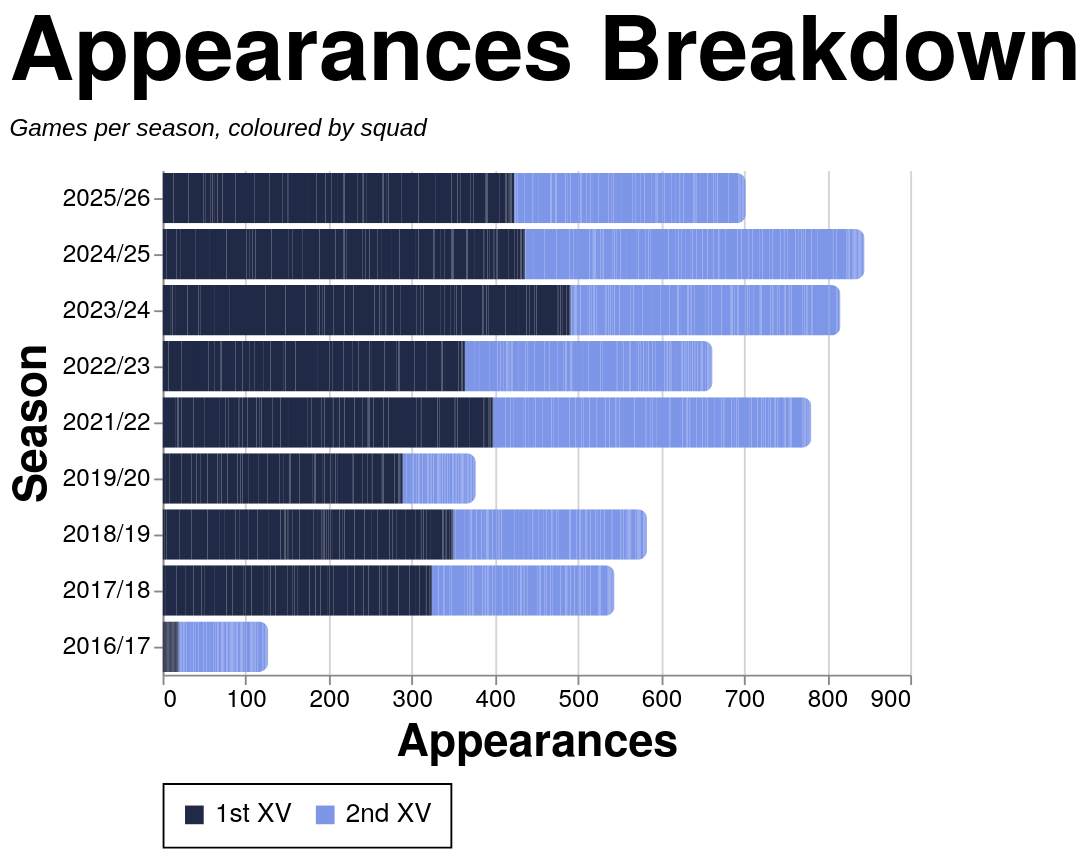

The specification (Vega-Lite) saved for this image:
### Vega-Lite specification from a JSON file in a GitHub repository (floating-point values rounded to 4 significant figures; data arrays with more than 128 entries replaced by an {"elided": "..."} marker saying what was removed)
{"config": {"axis": {"labelFont": "PT Sans Narrow, Helvetica Neue, Helvetica, Arial, sans-serif", "titleFont": "PT Sans Narrow, Helvetica Neue, Helvetica, Arial, sans-serif", "labelFontSize": 13, "titleFontSize": 24, "gridColor": "#202947", "gridOpacity": 0.2, "zindex": 1}, "text": {"font": "Lato, sans-serif"}, "bar": {"cornerRadiusEnd": 5}, "header": {"labelFont": "PT Sans Narrow, Helvetica Neue, Helvetica, Arial, sans-serif", "titleFont": "PT Sans Narrow, Helvetica Neue, Helvetica, Arial, sans-serif", "labelFontSize": 24, "titleFontSize": 28, "labelFontWeight": "bold", "orient": "left"}, "legend": {"labelFont": "PT Sans Narrow, Helvetica Neue, Helvetica, Arial, sans-serif", "titleFont": "PT Sans Narrow, Helvetica Neue, Helvetica, Arial, sans-serif", "labelFontSize": 14, "titleFontSize": 16, "titlePadding": 5, "fillColor": "white", "strokeColor": "black", "padding": 10, "titleFontWeight": "lighter", "titleFontStyle": "italic", "titleColor": "gray", "offset": 10}, "title": {"font": "PT Sans Narrow, Helvetica Neue, Helvetica, Arial, sans-serif", "fontSize": 48, "fontWeight": "bold", "anchor": "start", "align": "center", "titlePadding": 20, "subtitlePadding": 10, "subtitleFontSize": 13, "subtitleColor": "", "subtitleFontStyle": "italic", "offset": 15, "color": "black"}, "axisX": {"labelAngle": 0}, "facet": {"title": null, "header": null, "align": {"row": "each", "column": "each"}, "spacing": 10}, "resolve": {"scale": {"y": "independent", "facet": "independent"}}, "background": "transparent", "scale": {"offsetBandPaddingOuter": 0.2, "offsetBandPaddingInner": 0.1}, "view": {"stroke": null, "background": "transparent"}}, "data": {"name": "data-17d3f4be944da2f605506dd0337ac8d6"}, "mark": {"type": "bar"}, "encoding": {"color": {"field": "color_value", "legend": {"orient": "bottom", "title": null}, "scale": {"domain": ["1st XV", "2nd XV"], "range": ["#202946", "#7d96e8"]}, "sort": {"field": "sum(apps)", "op": "sum", "order": "descending"}, "type": "nominal"}, "tooltip": [{"field": "player", "title": "Player", "type": "nominal"}, {"field": "season", "title": "Season", "type": "nominal"}, {"field": "color_value", "title": "Group", "type": "nominal"}, {"aggregate": "sum", "field": "apps", "title": "Appearances", "type": "quantitative"}], "x": {"aggregate": "sum", "field": "apps", "title": "Appearances", "type": "quantitative"}, "y": {"field": "season", "sort": {"field": "season_sort", "op": "max", "order": "descending"}, "title": "Season", "type": "nominal"}}, "height": {"step": 30}, "title": {"text": "Appearances Breakdown", "subtitle": "Games per season, coloured by squad"}, "width": 400, "$schema": "https://vega.github.io/schema/vega-lite/v5.20.1.json", "datasets": {"data-17d3f4be944da2f605506dd0337ac8d6": {"elided": "2509 records"}}}
